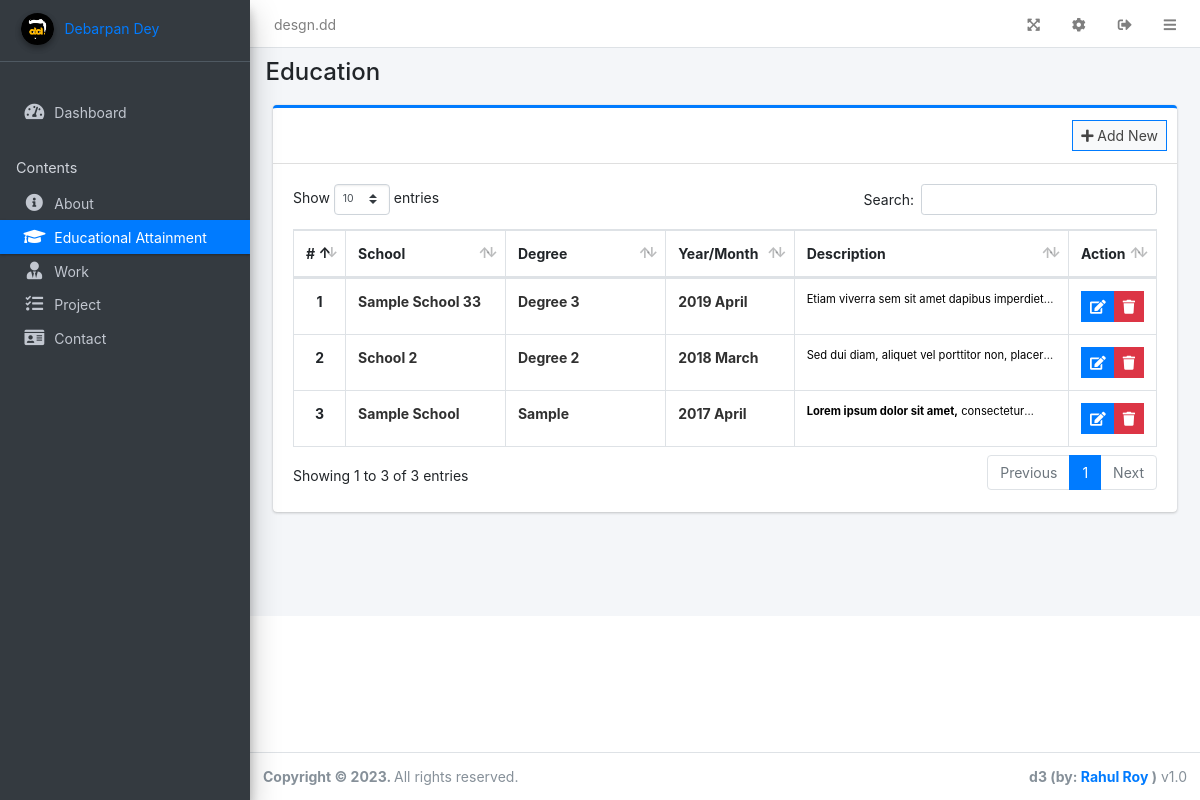
The app's page /admin/?page=education (signed in) with its own data.
### tables this page shows
CREATE TABLE `education` (
  `id` int(30) NOT NULL,
  `school` text DEFAULT NULL,
  `degree` text DEFAULT NULL,
  `month` varchar(50) NOT NULL,
  `year` int(10) NOT NULL,
  `description` text DEFAULT NULL,
  `order_by` int(30) NOT NULL
);

### admin/education/index.php (the view, shortened to what this page needs)
<div class="col-lg-12">
	<div class="card card-outline card-primary">
		<div class="card-header">
			<div class="card-tools">
				<a class="btn btn-block btn-sm btn-default btn-flat border-primary new_education" href="javascript:void(0)"><i class="fa fa-plus"></i> Add New</a>
			</div>
		</div>
		<div class="card-body">
			<table class="table tabe-hover table-bordered table-compact" id="list">
				<colgroup>
					<col width="5%">
					<col width="20%">
					<col width="20%">
					<col width="15%">
					<col width="35%">
					<col width="15%">
				</colgroup>
				<thead>
					<tr>
						<th class="text-center">#</th>
						<th>School</th>
						<th>Degree</th>
						<th>Year/Month</th>
						<th>Description</th>
						<th>Action</th>
					</tr>
				</thead>
				<tbody>
					<?php
					$i = 1;
					$qry = $conn->query("SELECT * FROM `education` order by `year` desc,`month` desc");
					while($row= $qry->fetch_assoc()):
						$desc = html_entity_decode($row['description']);
					?>
					<tr>
						<th class="text-center"><?php echo $i++ ?></th>
						<td><b class="truncate-1"><?php echo ucwords($row['school']) ?></b></td>
						<td><b class="truncate-1"><?php echo ucwords($row['degree']) ?></b></td>
						<td><b class="truncate-1"><?php echo $row['year'] . ' ' .$row['month'] ?></b></td>
						<td><small class="truncate-1"><?php echo $desc ?></small></td>
						<td class="text-center">
		                    <div class="btn-group">
		                        <a href="javascript:void(0)" data-id='<?php echo $row['id'] ?>' class="btn btn-primary btn-flat btn-sm manage_education">
		                          <i class="fas fa-edit"></i>
		                        </a>
		                        <button type="button" class="btn btn-danger btn-sm btn-flat delete_education" data-id="<?php echo $row['id'] ?>">
		                          <i class="fas fa-trash"></i>
		                        </button>
	                      </div>
						</td>
					</tr>
				<?php endwhile; ?>
				</tbody>
			</table>
		</div>
	</div>
</div>

### records on screen
education: school "Sample School 33", degree "Degree 3", year "2019", month "April", description "Etiam viverra sem sit amet dapibus…"
education: school "School 2", degree "Degree 2", year "2018", month "March", description "Sed dui diam, aliquet vel porttitor non,…"
education: school "Sample School", degree "Sample", year "2017", month "April", description "Lorem ipsum dolor sit amet,"

### other values on screen
$_settings->info('name') "desgn.dd"
$_settings->userdata('firstname').' '.$_settings->userdata('lastname') "Debarpan Dey"
str_replace("_", " ",$page) "Education"
$_settings->info('short_name') "d3"
